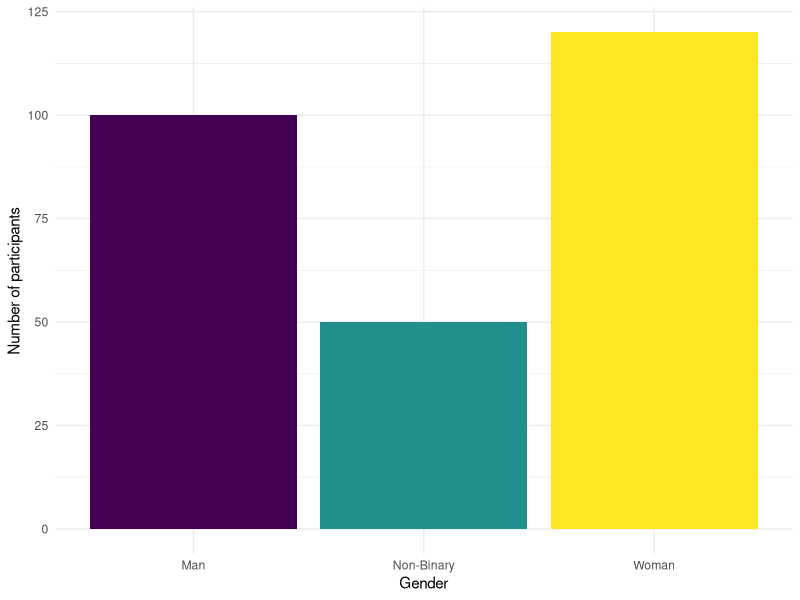
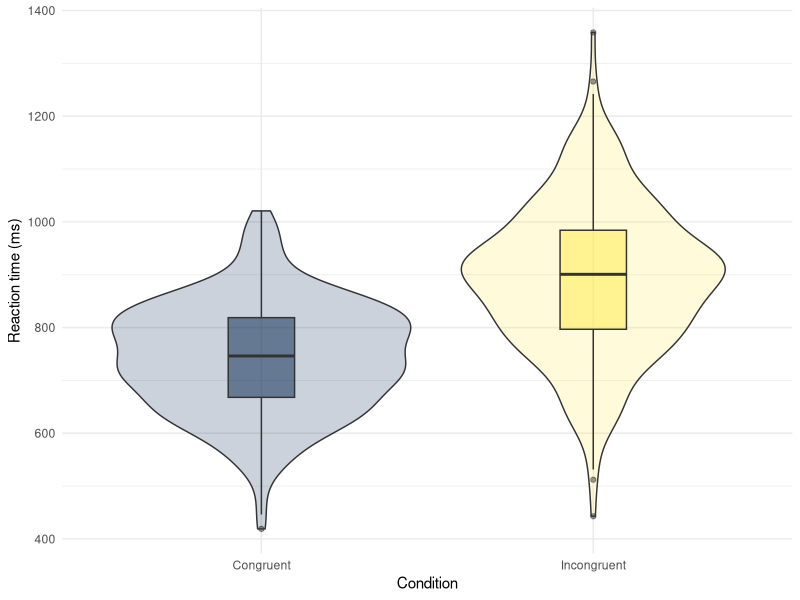

Reproduce these figures in R, in order.
## ---- chunk 1
# this is a comment. A comment is text that is added to a code chunk to help you remember what the code is doing and why. A comment starts with a hashtag # and R will ignore any comments when you run the code in that chunk. They're a useful way to add notes to yourself about your coding, we'll provide some comments for you but add your own!

# In this code chunk, underneath these comments, write the code to load the package beepr and then run the code. Be careful to ensure the code is within the code chunk and that you don't actually delete the backticks that end the code chunk

## ---- chunk 2
# in this code chunk, write the code to use cowsay


## ---- chunk 3
# in this code chunk, write the code to load the tidyverse 
#install.packages("tidyverse")
library(tidyverse)
## ---- chunk 4
# in this code chunk, write the code to load the data files
dat <- read_csv(file = "stroop_data/experiment_data.csv")
ppt_info <- read_csv(file = "stroop_data/participant_data.csv")

## ---- chunk 5
# in this code chunk, write the code to check your data
summary(dat)
str(dat)

summary(ppt_info)
str(ppt_info)

mean(dat$reaction_time)
median(dat$reaction_time)
min(dat$reaction_time)
max(dat$reaction_time)
## ---- chunk 6
# in this code chunk, copy the code to make the bar chart
ggplot(ppt_info,                                 # data we're using
       aes(x = gender,                           # variable we want to show as bars
                       fill = gender)) +         # make bars different colours
  geom_bar(show.legend = F) +                   # add bar plot & turn off redundant legend
  scale_x_discrete(name = "Gender") +                 # edit x-axis label
  scale_fill_viridis_d(option = "D") +                  # colour-blind friendly
  scale_y_continuous(name = "Number of participants") +     # edit y-axis label
  theme_minimal()                                           # add a theme
## ---- chunk 7
# in this code chunk, copy the code to make the violin box-plots
# make plot
ggplot(dat,                                     # data we're using
       aes(x = condition,                                       # grouping variable (IV)
           y = reaction_time,                # measurement (DV)
           fill = condition)) +                  # make bars different colours
  geom_violin(show.legend = FALSE,             # turn off redundant legend for colour
              alpha = .2) +                     # make violin a bit transparent
  geom_boxplot(width = .2,                    # adjust size of boxplot
               show.legend = FALSE,               # turn off redundant legend for colour
               alpha = .5)+                       # make boxplots a little transparent
  scale_x_discrete(name = "Condition",                             # edit x-axis labels
                   labels = c("Congruent", "Incongruent")) +
  scale_y_continuous(name = "Reaction time (ms)") +                      # edit y-axis labels
  theme_minimal() +                                                     # add a theme
  scale_fill_viridis_d(option = "E")                                   # colour-blind friendly colours
